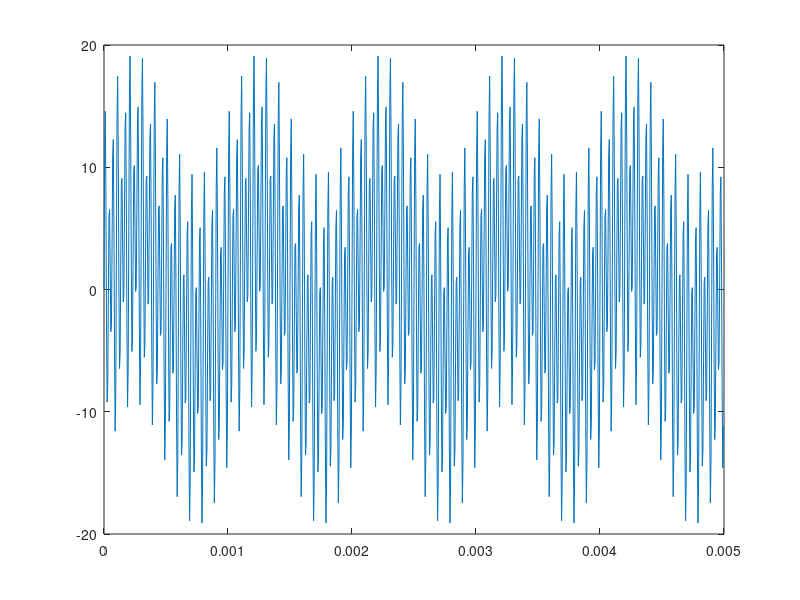
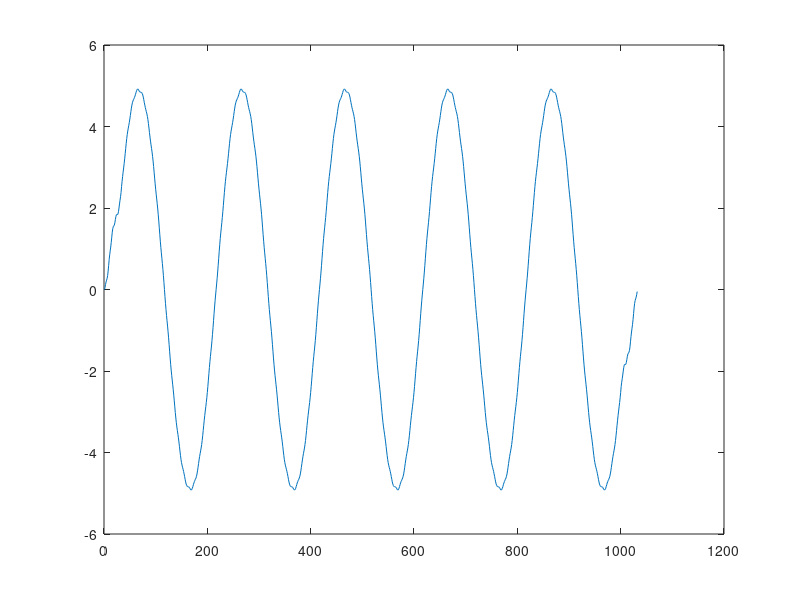

The MATLAB script that drew these images, in order:

%clear
clc;
clear all;

Fs = 200e3;
Ts = (1/Fs);
dt = 0:Ts:5e-3-Ts;

f1=1e3;
f2=20e3;
f3=30e3;

y = 5*sin(2*pi*f1*dt) + 5*sin(2*pi*f2*dt) + 10*sin(2*pi*f3*dt);
plot(dt,y);
nfft = length(y);
nfft2 = 2.^nextpow2(nfft);

fy = fft(y,nfft2);
fy= fy(1:nfft2/2);

xfft=Fs.*(0:nfft2/2-1)/nfft2;

cut_off=1.5e3/Fs/2;
order=32;

h=fir1(order,cut_off,'low');

con = conv(y,h);
figure;
plot(con);
